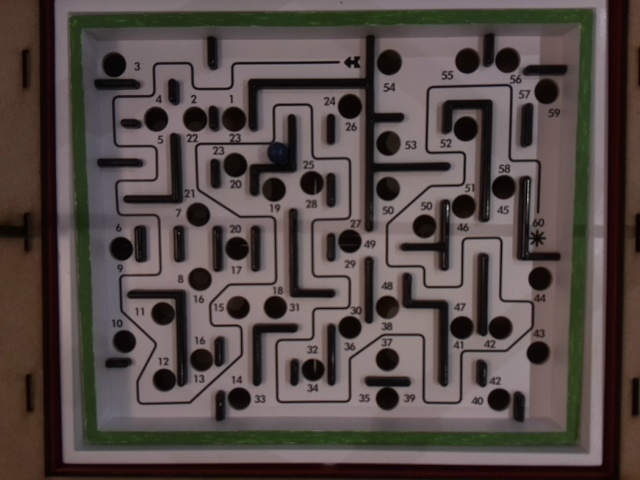
#> input picture development/Justin/opencv_practice/111.jpg, 640 x 480 px
$ python image_detection.py
#> lines starting #> are read from the running program, lines starting #| are printed output that depends on the picture; after the words box and inside, x2 and y2 are one past the last pixel; in counts of white or black regions, pixels touching at a corner belong together
#!/usr/bin/env python3
'''
This file contains a class for the image detection system, including all memory elements
and functions needed to fetch the position of the checkpoints and the ball. Remember to
disable the display functions to save processing power!
'''

# Import modules.
import cv2
import numpy as np
from time import perf_counter
import matplotlib.pyplot as plt # For generating images.

class ImageProcessor():

	def __init__(self, StartTime, MazeSize, HSVLimitsBlue, HSVLimitsGreen):
		# Initialise values.
		self.LastInitialPoints = np.float32([[82, 34], [574, 35], [562, 440], [88, 436]]) # Initial points for perspective correction.
		self.LastPosition = np.array([False, False])
		self.StartTime = StartTime
		self.LastTime = StartTime

		# Initialise settings.
		self.MazeSize = MazeSize # Load the maze's size.
		self.HSVLimitsBlue = HSVLimitsBlue # Upper and lower HSV limits for the blue ball.
		self.HSVLimitsGreen = HSVLimitsGreen # Upper and lower HSV limits for the green frame.
		self.CameraMatrix = np.int32([[500.58972602, 0, 322.3603059], [0, 500.2860463, 255.41210124], [0, 0, 1]]) # Calculated using calibration script.
		self.DistortionCoefficients = np.int32([[0.16793948, -0.03380622, -0.00421432,  0.00209455, -1.29781314]]) # Calculated using calibration script.
		self.EpsilonMultiple = 0.1 # Affects how accurately contour corners are detected.
		self.KernelBlur = (7, 7) # How much to blur the image by.
		self.WaitTime = 1 # [s] Maximum time allowed while ball cannot be found.

	def __repr__(self):
	    # Makes the class printable.
	    return "Image Detector(Last Ball Position: %s, Time Detected: %s)" % (self.LastPosition, round(self.StartTime, 2))

	def order_points(self, Points):
		# Orders four points clockwise from the top left corner.
		XSorted = Points[np.lexsort((Points[:,1], Points[:,0]))] # Sort the points by their x-coordinates.
		LeftPoints = XSorted[:2] # The two leftmost points are the first two in XSorted.
		LeftYSorted = LeftPoints[np.lexsort((LeftPoints[:,0], LeftPoints[:,1]))] # Sort these two points by their y-coordinates.
		RightPoints = XSorted[2:] # The two rightmost points are the last two in XSorted.
		RightYSorted = RightPoints[np.lexsort((RightPoints[:,0], RightPoints[:,1]))] # Sort these two points by their y-coordinates.
		OrderedPoints = np.float32([LeftYSorted[0], RightYSorted[0], RightYSorted[1], LeftYSorted[1]]) # Order the points.
		return OrderedPoints

	def correct_perspective(self, ImageHSV):
		# Correct the maze's tilt perspective.
		Mask = cv2.inRange(ImageHSV, self.HSVLimitsGreen[0], self.HSVLimitsGreen[1]) # Use the lower and upper HSV limits to create a mask.
		MaskDilated = cv2.dilate(Mask, np.ones((3, 3)), iterations = 2) # Dilate and then erode to remove any black blobs in the frame mask.
		MaskEroded = cv2.erode(MaskDilated, np.ones((3, 3)), iterations = 2)
		Contours, Hierarchy = cv2.findContours(MaskDilated, cv2.RETR_CCOMP, cv2.CHAIN_APPROX_SIMPLE) # Find all contours in the mask. Include simple hierarchy.

		if len(Contours) != 0:
			if len(Contours) == 1:
				ContourRect = Contours[0] # If there is only one contour found.
			else:
				MaxContour = max(Contours, key = lambda Contour: cv2.arcLength(Contour, True)) # Select the contour with the largest perimeter. (Assume the rect is the largest contour.)
				MaxContourIndex = Contours.index(MaxContour) # Find index of MaxContour.
				ContourRect = Contours[Hierarchy[0][MaxContourIndex][2]] # Use index and hierarchy to find the internal contour. (Refer to documentation.)

			Perimeter = cv2.arcLength(ContourRect, True) # Find the perimeter of ContourRect.
			#print("Rect Perimeter: " + str(Perimeter)) # Print the perimeter.
			if Perimeter > 1500: # Sanity check: the contour has to be a minimum perimeter.
				Corners = cv2.approxPolyDP(ContourRect, self.EpsilonMultiple * Perimeter, True) # Find the approximate corners of the contour.
				if len(Corners) == 4:
					Points = Corners[:, 0] # Set points as the four corners.
					InitialPoints = self.order_points(Points) # Order the points clockwise from the top left corner.
					self.LastInitialPoints = InitialPoints # Save the new points.
				else:
					InitialPoints = self.LastInitialPoints # If new points were not found, use the last set of points.
			else:
				InitialPoints = self.LastInitialPoints # If new points were not found, use the last set of points.
		else:
			InitialPoints = self.LastInitialPoints # If new points were not found, use the last set of points.

		TransformedPoints = np.float32([[0, 0], [self.MazeSize[0], 0], [self.MazeSize[0], self.MazeSize[1]], [0, self.MazeSize[1]]]) # Points to warp to.
		TransformationMatrix = cv2.getPerspectiveTransform(InitialPoints, TransformedPoints) # Generate matrix for transformation.
		ImageCorrected = cv2.warpPerspective(ImageHSV, TransformationMatrix, (self.MazeSize[0], self.MazeSize[1])) # Correct the perspective warp.

		# Uncomment below to display the results.
		#ImageResult = cv2.cvtColor(ImageHSV, cv2.COLOR_HSV2BGR) # Make a copy of the corrected image in RBG to draw the results on.
		#cv2.drawContours(ImageResult, Contours, -1, (255, 0, 0), 1) # Draw contours onto ImageResult in blue.
		#cv2.polylines(ImageResult, np.int32([InitialPoints]), True, (0, 255, 0), 1) # Draw the rect onto ImageResult in green.
		#self.display("Rect Results", ImageResult, Mask, MaskEroded, MaskDilated) # Display results.

		''' Plot images '''
		ImageColour = cv2.cvtColor(ImageHSV, cv2.COLOR_HSV2RGB) # Make a copy of the corrected image in RBG to draw the results on.
		ImageResult = cv2.cvtColor(MaskDilated, cv2.COLOR_GRAY2RGB)
		cv2.polylines(ImageResult, np.int32([InitialPoints]), True, (0, 255, 0), 2) # Draw the rect onto ImageResult in green.

		plt.figure(1) # Plot second figure.

		plt.subplot(221)
		plt.imshow(ImageColour)
		plt.tick_params(bottom = False, left = False, labelbottom = False, labelleft = False)
		plt.xlabel("(a) Blurred image")

		plt.subplot(222)
		plt.imshow(ImageResult)
		plt.tick_params(bottom = False, left = False, labelbottom = False, labelleft = False)
		plt.xlabel("(b) Processed mask, polygon detected")

		return ImageCorrected

	def ball_detection(self, ImageCorrected):
		# Detect ball position.
		Mask = cv2.inRange(ImageCorrected, self.HSVLimitsBlue[0], self.HSVLimitsBlue[1]) # Use the lower and upper HSV limits to create a mask.
		MaskEroded = cv2.erode(Mask, np.ones((3, 3)), iterations = 1) # Erode and dialate to remove any small blobs left.
		MaskDilated = cv2.dilate(MaskEroded, np.ones((3, 3)), iterations = 1)

		Contours = cv2.findContours(MaskDilated, cv2.RETR_EXTERNAL, cv2.CHAIN_APPROX_SIMPLE)[0] # Find all external contours in the mask.

		if len(Contours) > 0: # Check if any contours were found.
			MaxContour = max(Contours, key = lambda Contour: cv2.contourArea(Contour)) # Select the largest contour.
			#print("Ball Area: " + str(cv2.contourArea(MaxContour))) # Print the top down area of the largest contour.
			if cv2.contourArea(MaxContour) > 15: # Sanity check: the contour has to be a minimum size.
				EnclosingCircle = cv2.minEnclosingCircle(MaxContour) # Find the minumum enclosing circle arond the largest contour. Output: ((x, y), r).
				Centre = np.array([EnclosingCircle[0][0], EnclosingCircle[0][1]]) # Save position as the centre of the circle.
				BallFound = True
			else:
				BallFound = False
				Centre = None
		else:
			BallFound = False
			Centre = None

		# Uncomment below to display the results.
		#ImageResult = cv2.cvtColor(ImageCorrected, cv2.COLOR_HSV2BGR) # Make a copy of the corrected image in RBG to draw the results on.
		#cv2.drawContours(ImageResult, Contours, -1, (255, 0, 0), 1) # Draw contours onto ImageResult in blue.
		#try: cv2.circle(ImageResult, (round(Centre[0]), round(Centre[1])), 7, (0, 255, 0), 1) # Draw enclosing circle in green.
		#except: pass
		#self.display("Ball Results", ImageResult, Mask, MaskEroded, MaskDilated) # Display results.

		''' Plot images '''
		ImageColour = cv2.cvtColor(ImageCorrected, cv2.COLOR_HSV2RGB) # Make a copy of the corrected image in RBG to draw the results on.
		ImageResult = cv2.cvtColor(MaskDilated, cv2.COLOR_GRAY2RGB)
		try: cv2.circle(ImageResult, (round(Centre[0]), round(Centre[1])), 7, (0, 255, 0), 2) # Draw enclosing circle in green.
		except: pass

		plt.subplot(223)
		plt.imshow(ImageColour)
		plt.tick_params(bottom = False, left = False, labelbottom = False, labelleft = False)
		plt.xlabel("(c) Corrected image")

		plt.subplot(224)
		plt.imshow(ImageResult)
		plt.tick_params(bottom = False, left = False, labelbottom = False, labelleft = False)
		plt.xlabel("(d) Processed mask, enclosing circle")

		plt.show()

		return BallFound, Centre

	def display(self, WindowName, ImageResult, Mask, MaskEroded, MaskDilated):
		# Stacks images together and dispays them in one window.
		Img1 = np.hstack((ImageResult, cv2.cvtColor(Mask, cv2.COLOR_GRAY2BGR)))
		Img2 = np.hstack((cv2.cvtColor(MaskEroded, cv2.COLOR_GRAY2BGR), cv2.cvtColor(MaskDilated, cv2.COLOR_GRAY2BGR)))
		Img3 = np.vstack((Img1, Img2)) # Stack all images together. Convert to BGR if necessary.

		cv2.imshow(WindowName, Img3) # Draw all results.
		cv2.waitKey(0) # Wait until key is pressed.
		cv2.destroyWindow(WindowName)

	def position_buffer(self, CurrentTime, BallFound, Centre):
		# Outputs the last position of the ball for a short time if there is one, and if the ball cannot be found.
		if BallFound == True:
			Active = True
			Position = Centre
			self.LastTime = CurrentTime
			self.LastPosition = Position
		else:
			if CurrentTime - self.LastTime < self.WaitTime and np.any(np.equal(self.LastPosition, np.array([False, False]))) == False:
				Active = True
				Position = self.LastPosition
			else:
				Active = False
				Position = self.LastPosition
		return Active, Position

	def update(self, CurrentTime, Image):
		'''
		This function updates the position of the ball, it's output should be in the format of a
		tuple: Active, Position. Active should be a boolean value and should be set to True as long
		as the ball is still on the maze, and False when the ball has fallen through a hole. The
		Position of the Ball should be provided as np.array([x, y]). See objects.py for more information.
		Please remember that the y axis starts at the top left corner and increases as you go down
		the maze, opposite to a traditional coordinate system.
		'''

		#ImageUndistorted = cv2.undistort(Image, self.CameraMatrix, self.DistortionCoefficients, None) # Correct for lens distortion. Not used to save processing power.

		ImageBlurred = cv2.GaussianBlur(Image, self.KernelBlur, 0) # Blur image to remove high frequency noise.
		ImageHSV = cv2.cvtColor(ImageBlurred, cv2.COLOR_BGR2HSV) # Convert image to HSV format.

		ImageCorrected = self.correct_perspective(ImageHSV) # Correct the maze's tilt perspective.
		BallFound, Centre = self.ball_detection(ImageCorrected) # Try to detect the position of the ball.
		Active, Position = self.position_buffer(CurrentTime, BallFound, Centre) # Outputs the last position of the ball for a short time if the ball cannot be found.
		if BallFound == True:
			Position += np.array([28.5, 28]) # Add frame width and height.

		return Active, Position

def main():
	# For testing on a signle image.
	MazeSize = np.array([275, 230]) # [mm]
	HSVLimitsBlue = np.array([[70, 58, 0], [120, 201, 75]])
	HSVLimitsGreen = np.array([[22, 95, 23], [86, 248, 148]])
	ImageProcessor_ = ImageProcessor(perf_counter(), MazeSize, HSVLimitsBlue, HSVLimitsGreen)
	#LastTime = perf_counter()
	ImageProcessor_.update(perf_counter(), cv2.imread("111.jpg"))
#> in update, Image is the input picture: shape (480, 640, 3); mean B, G, R 71.4, 74, 84.7
#> in update, `ImageHSV = cv2.cvtColor(ImageBlurred, cv2.COLOR_BGR2HSV)`: ImageHSV: shape (480, 640, 3); mean H, S, V 76.9, 63.7, 85.8
#> in correct_perspective, `Mask = cv2.inRange(ImageHSV, self.HSVLimitsGreen[0], self.HSVLimitsGre..`:
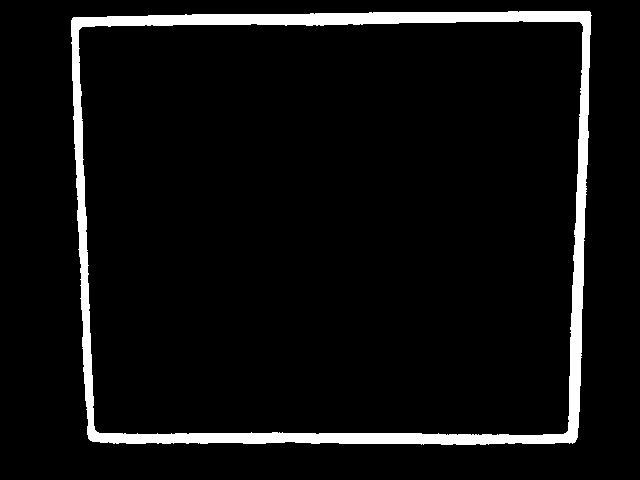
#> Mask: shape (480, 640); 5.9% white; 1 white region, box (x1, y1, x2, y2) and area: (71, 11, 592, 445) 17992
#> in correct_perspective, `MaskDilated = cv2.dilate(Mask, np.ones((3, 3)), iterations = 2)`:
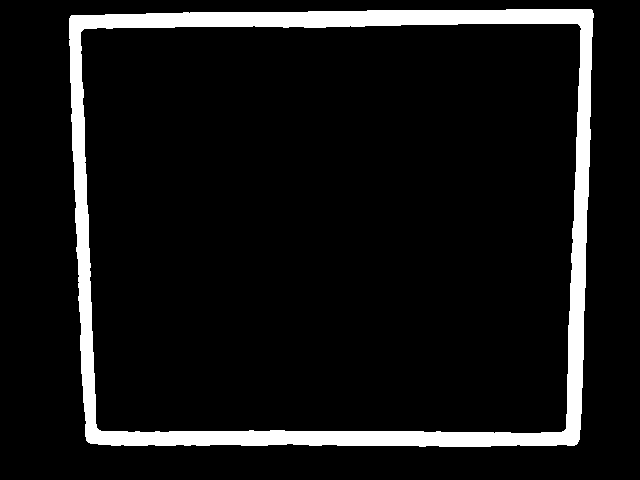
#> MaskDilated: shape (480, 640); 8.4% white; 1 white region, box (x1, y1, x2, y2) and area: (69, 9, 594, 447) 25761
#> in correct_perspective, `MaskEroded = cv2.erode(MaskDilated, np.ones((3, 3)), iterations = 2)`: MaskEroded: shape (480, 640); 5.9% white; 1 white region
#> in correct_perspective, `Contours, Hierarchy = cv2.findContours(MaskDilated, cv2.RETR_CCOMP, cv..`: Contours = 2 contours; box (x1, y1, x2, y2) and area: (69, 9, 594, 447) 220997, (80, 23, 582, 434) 197054
#> in correct_perspective, `MaxContour = max(Contours, key = lambda Contour: cv2.arcLength(Contour..`: MaxContour = contour of 187 points, box (x1, y1, x2, y2) (69, 9, 594, 447), area 220997
#> in correct_perspective, `MaxContourIndex = Contours.index(MaxContour)`: MaxContourIndex = 0
#> in correct_perspective, `ContourRect = Contours[Hierarchy[0][MaxContourIndex][2]]`: ContourRect = contour of 165 points, box (x1, y1, x2, y2) (80, 23, 582, 434), area 197054
#> in correct_perspective, `Perimeter = cv2.arcLength(ContourRect, True)`: Perimeter = 1805.5
#> in correct_perspective, `Corners = cv2.approxPolyDP(ContourRect, self.EpsilonMultiple * Perimet..`: Corners = [[580, 26], [563, 431], [96, 427], [84, 28]]
#> in order_points, `XSorted = Points[np.lexsort((Points[:,1], Points[:,0]))]`: XSorted = [[84, 28], [96, 427], [563, 431], [580, 26]]
#> in order_points, `LeftPoints = XSorted[:2]`: LeftPoints = [[84, 28], [96, 427]]
#> in order_points, `RightPoints = XSorted[2:]`: RightPoints = [[563, 431], [580, 26]]
#> in order_points, `RightYSorted = RightPoints[np.lexsort((RightPoints[:,0], RightPoints[:..`: RightYSorted = [[580, 26], [563, 431]]
#> in order_points, `OrderedPoints = np.float32([LeftYSorted[0], RightYSorted[0], RightYSor..`: OrderedPoints = [[84, 28], [580, 26], [563, 431], [96, 427]]
#> in correct_perspective, `TransformationMatrix = cv2.getPerspectiveTransform(InitialPoints, Tran..`: TransformationMatrix = [[0.562, -0.0169, -46.75], [0.00219, 0.542, -15.36], [3.09e-05, -0.000146, 1]]
#> in correct_perspective, `ImageCorrected = cv2.warpPerspective(ImageHSV, TransformationMatrix, (..`: ImageCorrected: shape (230, 275, 3); mean H, S, V 87.4, 41.5, 94.6
#> in correct_perspective, `cv2.polylines(ImageResult, np.int32([InitialPoints]), True, (0, 255, 0..`:
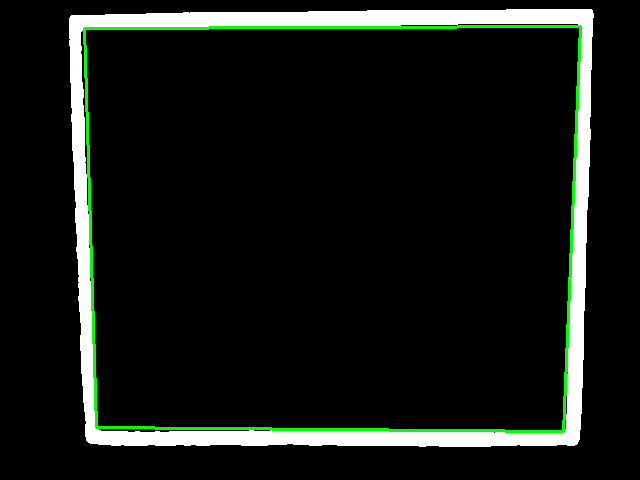
#> ImageResult: shape (480, 640, 3); mean B, G, R 20.7, 25.1, 20.7
#> in ball_detection, `Mask = cv2.inRange(ImageCorrected, self.HSVLimitsBlue[0], self.HSVLimi..`:
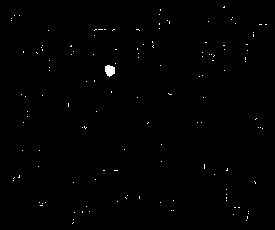
#> Mask: shape (230, 275); 0.48% white; 133 white regions (132 under 20 px), largest, box (x1, y1, x2, y2) and area: (105, 65, 115, 77) 91
#> in ball_detection, `MaskEroded = cv2.erode(Mask, np.ones((3, 3)), iterations = 1)`:
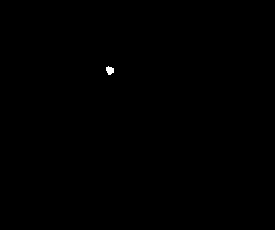
#> MaskEroded: shape (230, 275); 0.08% white; 1 white region, box (x1, y1, x2, y2) and area: (106, 66, 114, 75) 52
#> in ball_detection, `MaskDilated = cv2.dilate(MaskEroded, np.ones((3, 3)), iterations = 1)`: MaskDilated: shape (230, 275); 0.14% white; 1 white region
#> in ball_detection, `Contours = cv2.findContours(MaskDilated, cv2.RETR_EXTERNAL, cv2.CHAIN_..`: Contours = 1 contour; box (x1, y1, x2, y2) and area: (105, 65, 115, 76) 74
#> in ball_detection, `MaxContour = max(Contours, key = lambda Contour: cv2.contourArea(Conto..`: MaxContour = contour of 16 points, box (x1, y1, x2, y2) (105, 65, 115, 76), area 74
#> in ball_detection, `EnclosingCircle = cv2.minEnclosingCircle(MaxContour)`: EnclosingCircle = ((109.3, 69.77), 5.71)
#> in ball_detection, `Centre = np.array([EnclosingCircle[0][0], EnclosingCircle[0][1]])`: Centre = [109.3, 69.77]
#> in ball_detection, `ImageColour = cv2.cvtColor(ImageCorrected, cv2.COLOR_HSV2RGB)`:
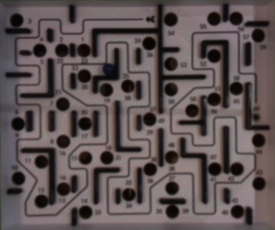
#> ImageColour: shape (230, 275, 3); mean R, G, B 93.7, 83.3, 84
#> in ball_detection, `ImageResult = cv2.cvtColor(MaskDilated, cv2.COLOR_GRAY2RGB)`: ImageResult: shape (230, 275, 3); 0.14% white; 1 white region, box (x1, y1, x2, y2) and area: (105, 65, 115, 76) 90
#> in ball_detection, `try: cv2.circle(ImageResult, (round(Centre[0]), round(Centre[1])), 7, ..`:
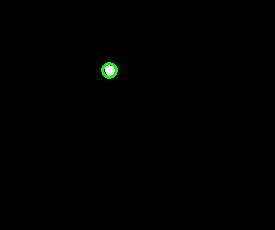
#> ImageResult: shape (230, 275, 3); mean B, G, R 0.3, 0.8, 0.3
#> in update, `BallFound, Centre = self.ball_detection(ImageCorrected)`: BallFound = True; Centre = [109.3, 69.77]
#> in update, `Active, Position = self.position_buffer(CurrentTime, BallFound, Centre)`: Active = True; Position = [109.3, 69.77]
#> in update, `Position += np.array([28.5, 28])`: Position = [137.8, 97.77]
	#TimeStep = perf_counter() - LastTime
	#print("TimeStep: " + str(TimeStep * 1000))

if __name__ == "__main__":
	main()
